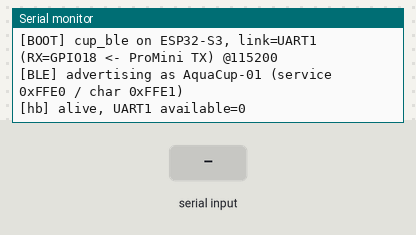
The sketch below on a simulated ESP32-S3. Parts: the last lines printed to the serial monitor. The test bench sets the inputs (shaded band). Nothing arrives over Bluetooth unless stated; a phone connects over Bluetooth LE 3 s after start.

Above: at 1.4 s.
1.5 s: "#\n" received over the second serial link
At 1.81 s:
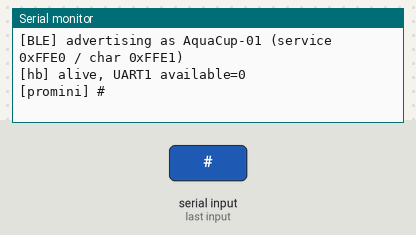
4.5 s: "1\n" received over the second serial link
At 4.81 s:
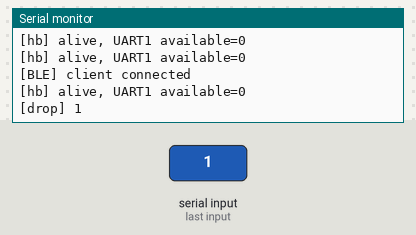

Measured:
- after the input at 1.5 s, the serial monitor: prints a new line at once (image 1)
- after the input at 4.5 s, the serial monitor: prints a new line at once (image 2)

The sketch:

cup_ble.ino
```cpp
/*
 * SDG6 AquaCheck · 水杯端 BLE 桥接固件 (ESP32-S3-MINI)
 * ────────────────────────────────────────────────────────────
 * 背景：ESP32 的模拟输入口损坏，模拟采集改由 Arduino Pro Mini 完成。
 * 分工：
 *   Pro Mini  ->  读取传感器，计算指标，通过 UART(TX/RX) 发 JSON 行给 ESP32。
 *   ESP32     ->  从 UART 收 JSON 行，原样通过 BLE Notify 上传。
 *
 * GATT（对齐客户端 useBle.ts）:
 *   Service           UUID 0xFFE0
 *   Measurement Char  UUID 0xFFE1   Notify
 * 载荷格式（由 Pro Mini 产生，格式不变）：
 *   {"tds":320,"ph":7.20,"temperature":25.0,"turbidity":1.30,"ec":640,"wet":true}
 *
 * ── 关键坑（ESP32-S3 收不到 Pro Mini 数据的真正原因）──
 *   ESP32-S3 上 Arduino 的 `Serial` 默认是 USB-CDC（走原生 USB 口），
 *   并不是芯片的物理 UART0 RX0/TX0 引脚。如果把 Pro Mini TX 接到丝印 RX0，
 *   用 `Serial.read()` 是永远读不到数据的 —— ESP32 收不到 JSON，就没有任何内容
 *   可以 BLE notify，于是网页能连上却收不到数据。
 *
 *   正解：使用独立硬件串口 UART1（HardwareSerial(1)），映射到两个普通 GPIO
 *   接 Pro Mini。`Serial`(USB-CDC) 空出来专门做调试，两者互不干扰。
 *
 * ── 接线（Pro Mini <-> ESP32-S3）──
 *   Pro Mini TX(D1) -> ESP32-S3 GPIO18 (LINK_RX_PIN)
 *   Pro Mini RX(D0) -> ESP32-S3 GPIO17 (LINK_TX_PIN)  (本固件基本不发，可不接)
 *   GND <-> GND 必须共地。
 *   Pro Mini 是 5V 逻辑，ESP32 是 3.3V：Pro Mini TX(5V) -> ESP32 RX(GPIO18)
 *   建议串 1k + 2k 分压或电平转换，避免长期 5V 打 3.3V 引脚。
 *
 *   为什么不用丝印 RX/TX(GPIO41/42)：那两脚在本板上被 USB-Serial/JTAG 或 UART0
 *   log 占用，映射为 UART1 收不到数据（现象：有心跳但 available 恒为 0）。
 *   改用干净的普通 GPIO18/17。`Serial`(USB-CDC) 继续做调试，互不干扰。


 *
 * ── 调试 ──
 *   USB 线插 ESP32-S3 的 USB 口，串口监视器 115200 可看到 [BOOT]/[NOTIFY]/收到的帧。
 */

#include <Arduino.h>
#include <HardwareSerial.h>
#include <BLEDevice.h>
#include <BLEServer.h>
#include <BLEUtils.h>
#include <BLE2902.h>

#define SERVICE_UUID        "0000ffe0-0000-1000-8000-00805f9b34fb"
#define MEASUREMENT_UUID    "0000ffe1-0000-1000-8000-00805f9b34fb"
#define PAYLOAD_BUF_SIZE    200

// 与 Pro Mini 的数据链路：独立 UART1，映射到普通 GPIO，避免占用 USB-CDC(Serial)
HardwareSerial LinkSerial(1);
// 注意：S3 板子丝印 RX/TX(GPIO41/42) 常被 USB-Serial/JTAG 或 UART0 log 占用，
// 用作 UART1 时可能收不到数据。改用公认干净的普通 GPIO18/17。
const int LINK_RX_PIN = 18;   // 接 Pro Mini TX(D1)
const int LINK_TX_PIN = 17;   // 接 Pro Mini RX(D0)，可不接


const uint32_t LINK_BAUD = 115200;

// 调试开关：走 USB-CDC(Serial)，与数据链路(UART1)互不干扰
#define DBG_ENABLED 1

BLECharacteristic* measureChar = nullptr;
volatile bool deviceConnected = false;

char lineBuf[PAYLOAD_BUF_SIZE];
size_t lineLen = 0;

class ServerCallbacks : public BLEServerCallbacks {
  void onConnect(BLEServer* s) override {
    (void)s;
    deviceConnected = true;
#if DBG_ENABLED
    Serial.println("[BLE] client connected");
#endif
  }

  void onDisconnect(BLEServer* s) override {
    deviceConnected = false;
#if DBG_ENABLED
    Serial.println("[BLE] client disconnected, re-advertising");
#endif
    s->getAdvertising()->start();
  }
};

void publishPayload(const char* payload) {
  if (measureChar == nullptr) return;
  if (!deviceConnected) {
#if DBG_ENABLED
    Serial.print("[SKIP no client] ");
    Serial.println(payload);
#endif
    return;
  }
  measureChar->setValue((uint8_t*)payload, strlen(payload));
  measureChar->notify();
#if DBG_ENABLED
  Serial.print("[NOTIFY] ");
  Serial.println(payload);
#endif
}

void handleLine(char* line) {
  while (*line == '\r' || *line == ' ') line++;
  if (*line == '\0') return;

  if (line[0] == '#') {          // Pro Mini 的 '#' 调试行：转到 USB 打印，不上传
#if DBG_ENABLED
    Serial.print("[promini] ");
    Serial.println(line);
#endif
    return;
  }

  if (line[0] != '{') {          // 非 JSON：仅调试打印
#if DBG_ENABLED
    Serial.print("[drop] ");
    Serial.println(line);
#endif
    return;
  }

  publishPayload(line);
}

void pumpUart() {
  while (LinkSerial.available() > 0) {
    char c = (char)LinkSerial.read();

    if (c == '\n') {
      lineBuf[lineLen] = '\0';
      handleLine(lineBuf);
      lineLen = 0;
      continue;
    }

    if (lineLen < PAYLOAD_BUF_SIZE - 1) {
      lineBuf[lineLen++] = c;
    } else {
      lineLen = 0; // 溢出保护
    }
  }
}

void setup() {
  Serial.begin(115200);                 // USB-CDC 调试口
  delay(200);
#if DBG_ENABLED
  Serial.println("\n[BOOT] cup_ble on ESP32-S3, link=UART1 (RX=GPIO18 <- ProMini TX) @115200");


#endif

  // 数据链路 UART1，映射到普通 GPIO
  LinkSerial.begin(LINK_BAUD, SERIAL_8N1, LINK_RX_PIN, LINK_TX_PIN);

  BLEDevice::init("AquaCup-01");

  BLEServer* server = BLEDevice::createServer();
  server->setCallbacks(new ServerCallbacks());

  BLEService* service = server->createService(SERVICE_UUID);
  measureChar = service->createCharacteristic(
      MEASUREMENT_UUID,
      BLECharacteristic::PROPERTY_NOTIFY);
  measureChar->addDescriptor(new BLE2902());
  service->start();

  BLEAdvertising* adv = BLEDevice::getAdvertising();
  adv->addServiceUUID(SERVICE_UUID);
  adv->setScanResponse(true);
  adv->setMinPreferred(0x06);
  adv->setMinPreferred(0x12);
  BLEDevice::startAdvertising();
#if DBG_ENABLED
  Serial.println("[BLE] advertising as AquaCup-01 (service 0xFFE0 / char 0xFFE1)");
#endif
}

void loop() {
  pumpUart();

#if DBG_ENABLED
  // 心跳：每秒打印一次 UART1 是否收到过字节，用于区分“没接线” vs “loop 卡死”
  static uint32_t lastBeat = 0;
  if (millis() - lastBeat >= 1000) {

    lastBeat = millis();
    Serial.print("[hb] alive, UART1 available=");
    Serial.println(LinkSerial.available());
  }
#endif
}
```
